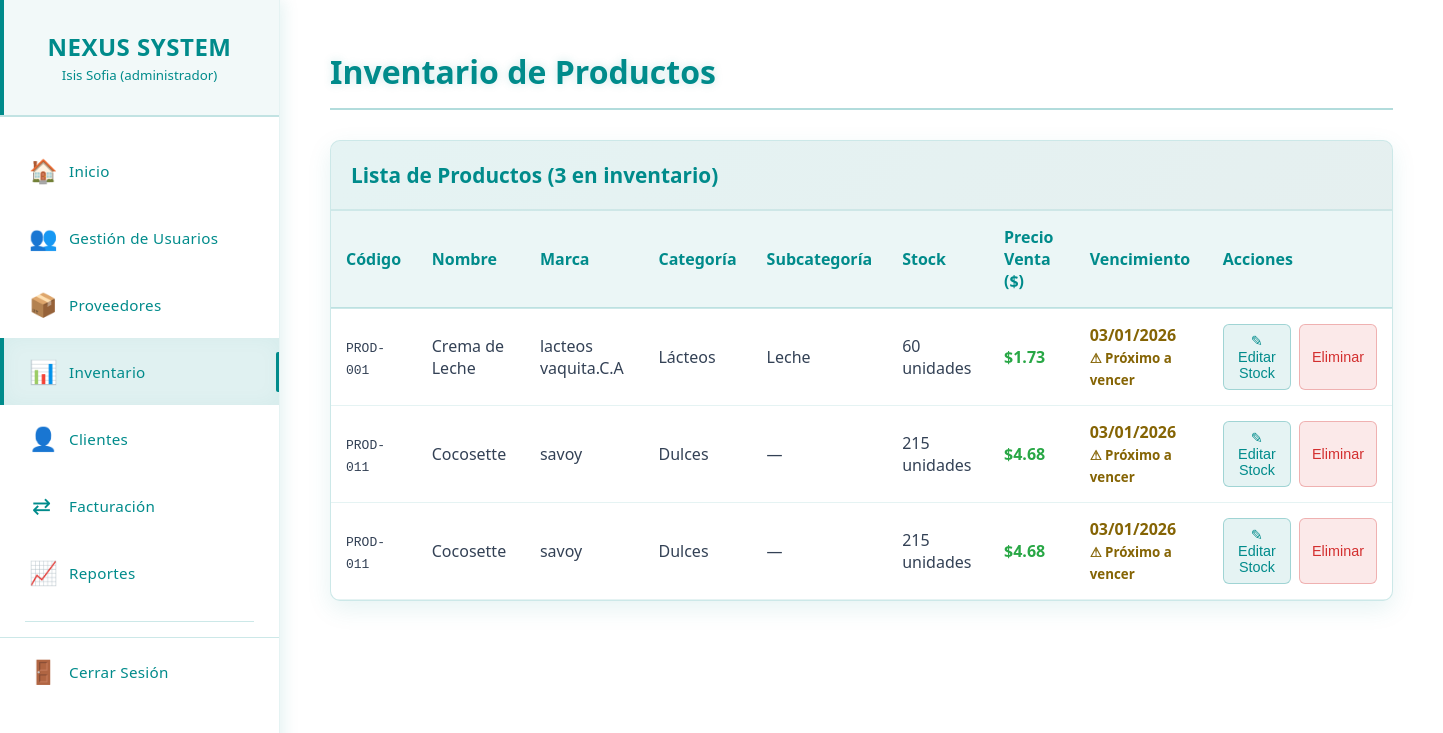
The page /productos.php (signed in) on the database as committed earlier.
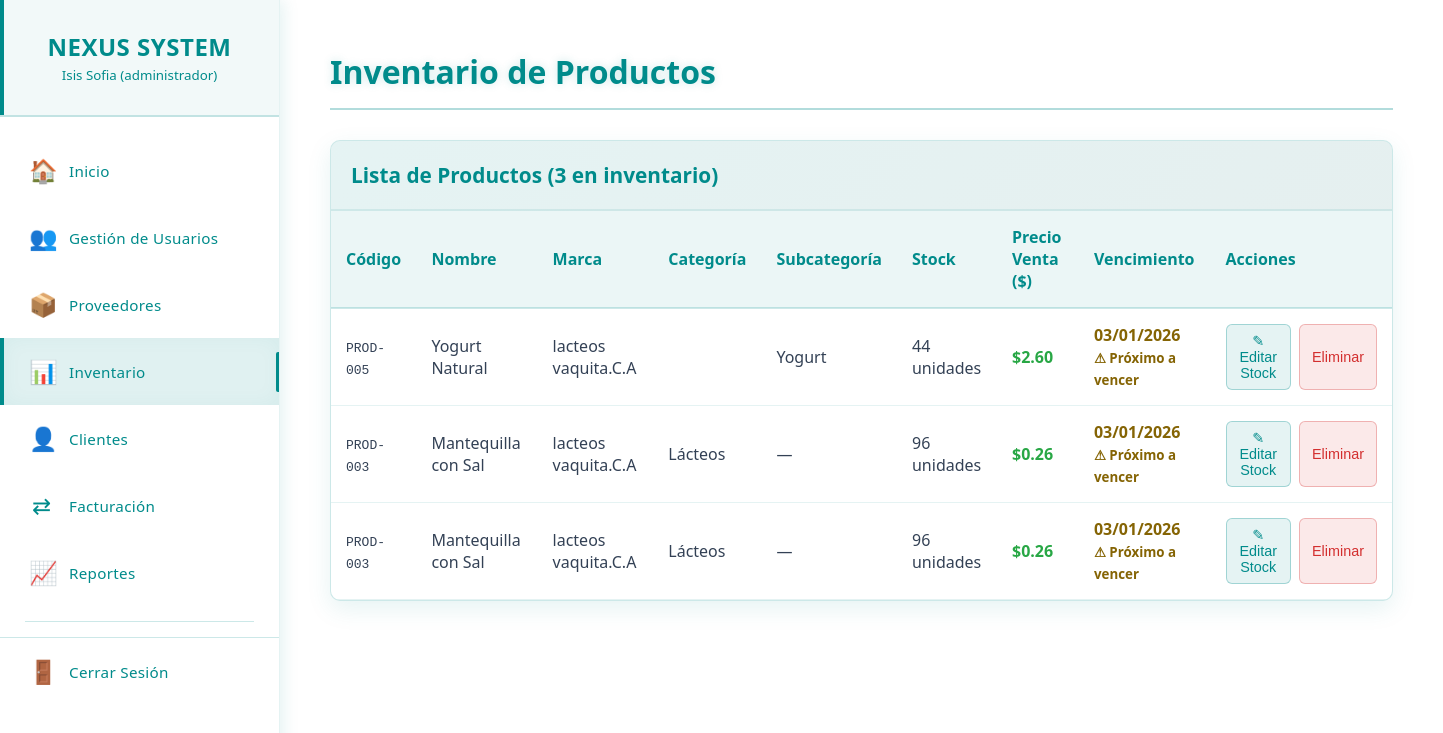
The same page on the database as committed later.
### tables this page shows
CREATE TABLE `productos` (
  `id` int(11) NOT NULL,
  `codigo` varchar(50) NOT NULL,
  `nombre` varchar(255) NOT NULL,
  `categoria_id` int(11) NOT NULL,
  `subcategoria_id` int(11) DEFAULT NULL,
  `proveedor_id` int(11) NOT NULL,
  `id_producto_proveedor` int(11) DEFAULT NULL,
  `fecha_vencimiento` date DEFAULT NULL,
  `cantidad` int(11) NOT NULL DEFAULT 0,
  `precio_costo` decimal(10,2) NOT NULL,
  `precio_venta` decimal(10,2) DEFAULT NULL,
  `created_at` timestamp NOT NULL DEFAULT current_timestamp(),
  `updated_at` timestamp NOT NULL DEFAULT current_timestamp() ON UPDATE current_timestamp(),
  `estado` enum('active','inactive') DEFAULT 'active'
);

CREATE TABLE `proveedores` (
  `id_proveedor` int(11) NOT NULL,
  `nombres` varchar(255) NOT NULL,
  `nombre_comercial` varchar(255) NOT NULL,
  `rif` varchar(20) NOT NULL,
  `telefono` varchar(20) DEFAULT NULL,
  `email` varchar(100) DEFAULT NULL,
  `direccion` text DEFAULT NULL,
  `estado` enum('activo','inactivo') DEFAULT 'activo',
  `registro` timestamp NOT NULL DEFAULT current_timestamp(),
  `actualizacion` timestamp NOT NULL DEFAULT current_timestamp() ON UPDATE current_timestamp()
);

CREATE TABLE `categoria_prod` (
  `id` int(11) NOT NULL,
  `nombre_categoria` varchar(50) NOT NULL,
  `estado` enum('active','inactive') DEFAULT 'active',
  `created_at` timestamp NOT NULL DEFAULT current_timestamp()
);

CREATE TABLE `subcategorias` (
  `id` int(11) NOT NULL,
  `categoria_id` int(11) NOT NULL,
  `nombre_subcategoria` varchar(50) NOT NULL,
  `estado` enum('active','inactive') DEFAULT 'active',
  `created_at` timestamp NOT NULL DEFAULT current_timestamp()
);

### permisos.php (called while the page is built, shortened)
<?php
class SistemaPermisos {
    private $permisos = [];
    public function __construct($permisosArray) {
        $this->permisos = $permisosArray;
    }
    public function puedeVer($modulo) {
        return isset($this->permisos[$modulo]['ver']) && $this->permisos[$modulo]['ver'];
    }
}
?>

### productos.php (the view, shortened to what this page needs)
<?php
require_once 'conexion.php';
require_once 'permisos.php';
try {
    $query = "SELECT
                p.id,
                p.codigo,
                p.nombre,
                pr.nombre_comercial as marca,
                cp.nombre_categoria,
                s.nombre_subcategoria,
                p.cantidad,
                p.precio_costo,
                p.precio_venta,
                p.fecha_vencimiento
              FROM productos p
              LEFT JOIN proveedores pr ON p.proveedor_id = pr.id_proveedor
              LEFT JOIN categoria_prod cp ON p.categoria_id = cp.id
              LEFT JOIN subcategorias s ON p.subcategoria_id = s.id
              ORDER BY p.cantidad ASC, p.nombre ASC";
    $stmt = $pdo->query($query);
    if ($stmt) {
        $productos = $stmt->fetchAll(PDO::FETCH_ASSOC);
    } else {
        $productos = [];
        error_log("Error en la consulta SQL: no se pudo ejecutar la consulta");
    }
} catch (PDOException $e) {
    error_log("Error de base de datos: " . $e->getMessage());
    $productos = [];
    $_SESSION['error'] = "Error al cargar los productos: " . $e->getMessage();
}
?>
<!DOCTYPE html>
<html lang="es">
<head>
    <link rel="stylesheet" href="css/productos.css">
</head>
<body>
    <?php require_once 'menu.php'; ?>
    <main class="main-content">
        <div class="content-wrapper">
            <div class="page-header">
                <h1 class="page-title">Inventario de Productos</h1>
            </div>
            <div class="users-table">
                <div class="table-header">
                    <h3>Lista de Productos (<?= count($productos) ?> en inventario)</h3>
                </div>
                <div class="table-container">
                    <table>
                        <thead>
                            <tr>
                                <th>Código</th>
                                <th>Nombre</th>
                                <th>Marca</th>
                                <th>Categoría</th>
                                <th>Subcategoría</th>
                                <th>Stock</th>
                                <th>Precio Venta ($)</th>
                                <th>Vencimiento</th>
                                <th>Acciones</th>
                            </tr>
                        </thead>
                        <tbody>
                            <?php if (empty($productos)): ?>
                                <tr>
                                    <td colspan="9" class="no-users">No se encontraron productos en inventario</td>
                                </tr>
                            <?php else: ?>
                                <?php foreach ($productos as $producto): ?>
                                <tr>
                                    <td><code><?= htmlspecialchars($producto['codigo']) ?></code></td>
                                    <td><?= htmlspecialchars($producto['nombre']) ?></td>
                                    <td><?= htmlspecialchars($producto['marca']) ?></td>
                                    <td><?= htmlspecialchars($producto['nombre_categoria']) ?></td>
                                    <td><?= htmlspecialchars($producto['nombre_subcategoria'] ?? '—') ?></td>
                                    <td>
                                        <span class="<?= $producto['cantidad'] < 20 ? 'cantidad-baja' : '' ?>">
                                            <?= $producto['cantidad'] ?> unidades
                                        </span>
                                    </td>
                                    <td style="font-weight: bold; color: #28a745;">
                                        $<?= number_format($producto['precio_venta'], 2) ?>
                                    </td>
                                    <td>
                                        <?php if ($producto['fecha_vencimiento']): ?>
                                            <?php
                                            $hoy = date('Y-m-d');
                                            $fecha_vencimiento = $producto['fecha_vencimiento'];
                                            $dias_restantes = floor((strtotime($fecha_vencimiento) - strtotime($hoy)) / (60 * 60 * 24));
                                            if ($dias_restantes < 0) {
                                                $clase = 'vencimiento-caducado';
                                                $mensaje_vencimiento = '❌ Caducado';
                                            } elseif ($dias_restantes <= 30) {
                                                $clase = 'vencimiento-proximo';
                                                $mensaje_vencimiento = '⚠ Próximo a vencer';
                                            } else {
                                                $clase = '';
                                                $mensaje_vencimiento = '';
                                            }
                                            ?>
                                            <span class="<?= $clase ?>">
                                                <?= date('d/m/Y', strtotime($producto['fecha_vencimiento'])) ?>
                                                <?php if ($mensaje_vencimiento): ?>
                                                    <br><small style="color: inherit;"><?= $mensaje_vencimiento ?></small>
                                                <?php endif; ?>
                                            </span>
                                        <?php else: ?>
                                            N/A
                                        <?php endif; ?>
                                    </td>
                                    <td>
                                        <div class="acciones-container">
                                            <button class="btn-action btn-editar" onclick="abrirModalStock(<?= $producto['id'] ?>, '<?= addslashes($producto['nombre']) ?>', <?= $producto['cantidad'] ?>)">
                                                ✎ Editar Stock
                                            </button>
                                            <button class="btn-action btn-eliminar" onclick="confirmarEliminar(<?= $producto['id'] ?>)">
                                                Eliminar
                                            </button>
                                        </div>
                                    </td>
                                </tr>
                                <?php endforeach; ?>
                            <?php endif; ?>
                        </tbody>
                    </table>
                </div>
            </div>
        </div>
    </main>
</body>
</html>

### menu.php (shortened to what this page needs)
<?php
require_once 'permisos.php';
$sistemaPermisos = new SistemaPermisos($_SESSION['permisos']);
if (!isset($current_page)) {
    $current_page = basename($_SERVER['PHP_SELF']);
}
?>
<!DOCTYPE html>
<html lang="es">
<head>
    <link rel="stylesheet" href="css/menu.css">
</head>
<body>
    <div class="main-container">
        <nav class="sidebar">
            <div class="sidebar-header">
                <h2>NEXUS SYSTEM</h2>
                <div class="user-info">
                    <small><?php echo $_SESSION['nombre']; ?> (<?php echo $_SESSION['rol']; ?>)</small>
                </div>
            </div>
            <ul class="sidebar-menu">
                <li>
                    <a href="inicio.php" class="menu-item <?php echo $current_page == 'inicio.php' ? 'active' : ''; ?>">
                        <span class="menu-icon">🏠</span>
                        <span class="menu-text">Inicio</span>
                    </a>
                </li>
                <?php if ($sistemaPermisos->puedeVer('gestion_usuario')): ?>
                <li>
                    <a href="gestion_usuarios.php" class="menu-item <?php echo $current_page == 'gestion_usuarios.php' ? 'active' : ''; ?>">
                        <span class="menu-icon">👥</span>
                        <span class="menu-text">Gestión de Usuarios</span>
                    </a>
                </li>
                <?php endif; ?>
                <?php if ($sistemaPermisos->puedeVer('proveedores')): ?>
                <li>
                    <a href="proveedores.php" class="menu-item <?php echo $current_page == 'proveedores.php' ? 'active' : ''; ?>">
                        <span class="menu-icon">📦</span>
                        <span class="menu-text">Proveedores</span>
                    </a>
                </li>
                <?php endif; ?>
                <?php if ($sistemaPermisos->puedeVer('Inventario')): ?>
                <li>
                    <a href="productos.php" class="menu-item <?php echo $current_page == 'productos.php' ? 'active' : ''; ?>">
                        <span class="menu-icon">📊</span>
                        <span class="menu-text">Inventario</span>
                    </a>
                </li>
                <?php endif; ?>
                <?php if ($sistemaPermisos->puedeVer('clientes')): ?>
                <li>
                    <a href="clientes.php" class="menu-item <?php echo $current_page == 'clientes.php' ? 'active' : ''; ?>">
                        <span class="menu-icon">👤</span>
                        <span class="menu-text">Clientes</span>
                    </a>
                </li>
                <?php endif; ?>
                <li>
                    <a href="facturacion.php" class="menu-item <?php echo $current_page == 'facturacion.php' ? 'active' : ''; ?>">
                         <span class="menu-icon">⇄</span>
                        <span class="menu-text">Facturación</span>
                    </a>
                </li>
                <?php if ($sistemaPermisos->puedeVer('reportes')): ?>
                <li>
                    <a href="reportes.php" class="menu-item <?php echo $current_page == 'reportes.php' ? 'active' : ''; ?>">
                        <span class="menu-icon">📈</span>
                        <span class="menu-text">Reportes</span>
                    </a>
                </li>
                <?php endif; ?>
                <div class="menu-separator"></div>
                <li class="logout-item">
                    <a href="cerrar_sesion.php" class="menu-item">
                        <span class="menu-icon">🚪</span>
                        <span class="menu-text">Cerrar Sesión</span>
                    </a>
                </li>
            </ul>
        </nav>

### css/productos.css (style rules this page uses)
.content-wrapper { padding: 20px; color: #2b3139; width: 100%; }
* { margin: 0; padding: 0; box-sizing: border-box; }
.page-header { display: flex; justify-content: space-between; align-items: center; margin-bottom: 30px; padding-bottom: 15px; border-bottom: 2px solid rgba(0, 139, 139, 0.3); }
.page-title { color: #008B8B; font-size: 2em; text-shadow: 0 0 10px rgba(0, 139, 139, 0.2); }
.users-table { width: 100%; background: #ffffff; border-radius: 10px; overflow: hidden; border: 1px solid rgba(0, 139, 139, 0.2); box-shadow: 0 8px 25px rgba(0, 139, 139, 0.1); }
.table-header { background: linear-gradient(135deg, rgba(0, 139, 139, 0.1), rgba(0, 102, 102, 0.1)); padding: 20px; text-align: left; border-bottom: 2px solid rgba(0, 139, 139, 0.1); }
.table-header h3 { margin: 0; color: #008B8B; font-size: 1.3em; }
.table-container { overflow-x: auto; }
table { width: 100%; border-collapse: collapse; }
th { background: rgba(0, 139, 139, 0.08); color: #008B8B; padding: 15px; text-align: left; font-weight: 600; border-bottom: 2px solid rgba(0, 139, 139, 0.2); }
td { padding: 15px; border-bottom: 1px solid rgba(0, 139, 139, 0.1); color: #334155; }
.acciones-container { display: flex; gap: 8px; }
.btn-action { padding: 8px 12px; border: none; border-radius: 6px; cursor: pointer; transition: all 0.3s ease; font-size: 0.9em; text-decoration: none; display: inline-flex; align-items: center; gap: 5px; font-weight: 500; }
.btn-editar { background: rgba(0, 139, 139, 0.1); color: #008B8B; border: 1px solid rgba(0, 139, 139, 0.3); }
.btn-eliminar { background: rgba(211, 47, 47, 0.1); color: #d32f2f; border: 1px solid rgba(211, 47, 47, 0.3); }

### css/menu.css (style rules this page uses)
* { margin: 0; padding: 0; box-sizing: border-box; }
body { font-family: 'Segoe UI', Tahoma, Geneva, Verdana, sans-serif; background: #ffffff; color: #334155; overflow-x: hidden; }
.main-container { display: flex; min-height: 100vh; }
.sidebar { width: 280px; background: #ffffff; color: #008B8B; padding: 0; box-shadow: 4px 0 15px rgba(0, 139, 139, 0.1); position: fixed; height: 100vh; left: 0; top: 0; z-index: 1000; overflow-y: auto; border-right: 1px solid rgba(0, 139, 139, 0.1); }
.sidebar-header { padding: 30px 25px; text-align: center; border-bottom: 2px solid rgba(0, 139, 139, 0.2); margin-bottom: 20px; background: rgba(0, 139, 139, 0.05); position: relative; }
.sidebar-header::before { content: ''; position: absolute; top: 0; left: 0; width: 4px; height: 100%; background: #008B8B; }
.sidebar-header h2 { color: #008B8B; margin: 0; font-size: 1.5em; font-weight: 700; letter-spacing: 0.5px; }
.sidebar-menu { list-style: none; padding: 0; margin: 0; height: calc(100vh - 140px); overflow-y: auto; }
.sidebar-menu li { margin: 0; padding: 0; }
.menu-item { display: flex; align-items: center; padding: 18px 25px; color: #008B8B; text-decoration: none; transition: all 0.3s ease; border-left: 4px solid transparent; font-size: 1.1em; position: relative; }
.menu-item.active { background: rgba(0, 139, 139, 0.12); color: #008B8B; border-left: 4px solid #008B8B; box-shadow: inset 0 0 20px rgba(0, 139, 139, 0.05); }
.menu-item.active::before { display: block; content: ''; position: absolute; right: 0; top: 50%; transform: translateY(-50%); width: 3px; height: 60%; background: #008B8B; border-radius: 2px 0 0 2px; }
.menu-icon { margin-right: 15px; font-size: 1.3em; width: 25px; text-align: center; transition: all 0.3s ease; color: #008B8B; }
.menu-text { font-size: 0.95rem; font-weight: 500; letter-spacing: 0.3px; color: #008B8B; }
.menu-separator { height: 1px; background: rgba(0, 139, 139, 0.2); margin: 15px 25px; }
.logout-item { margin-top: 30px; border-top: 1px solid rgba(0, 139, 139, 0.2); padding-top: 15px; }
.logout-item .menu-item { color: #008B8B; }
.main-content { flex: 1; margin-left: 280px; padding: 30px; background: #ffffff; min-height: 100vh; }
.menu-item.active .menu-icon { animation: glow 2s ease-in-out infinite; }

### productos.php (style rules this page uses)
.vencimiento-proximo { color: #856404; font-weight: bold; }

Rows that differ between the two databases and show on the page:
removed productos: codigo "PROD-001", nombre "Crema de Leche", proveedor.nombre_comercial "lacteos vaquita.C.A", categoria_prod.nombre_categoria "Lácteos", subcategoria.nombre_subcategoria "Leche", cantidad "60", precio_venta "1.73", fecha_vencimiento "03/01/2026", fecha_vencimiento "⚠ Próximo a vencer"
removed productos: codigo "PROD-011", nombre "Cocosette", proveedor.nombre_comercial "savoy", categoria_prod.nombre_categoria "Dulces", nombre_subcategoria "—", cantidad "215", precio_venta "4.68", fecha_vencimiento "03/01/2026", fecha_vencimiento "⚠ Próximo a vencer"
added productos: codigo "PROD-005", nombre "Yogurt Natural", proveedor.nombre_comercial "lacteos vaquita.C.A", subcategoria.nombre_subcategoria "Yogurt", cantidad "44", precio_venta "2.60", fecha_vencimiento "03/01/2026", fecha_vencimiento "⚠ Próximo a vencer"
added productos: codigo "PROD-003", nombre "Mantequilla con Sal", proveedor.nombre_comercial "lacteos vaquita.C.A", categoria_prod.nombre_categoria "Lácteos", nombre_subcategoria "—", cantidad "96", precio_venta "0.26", fecha_vencimiento "03/01/2026", fecha_vencimiento "⚠ Próximo a vencer"
